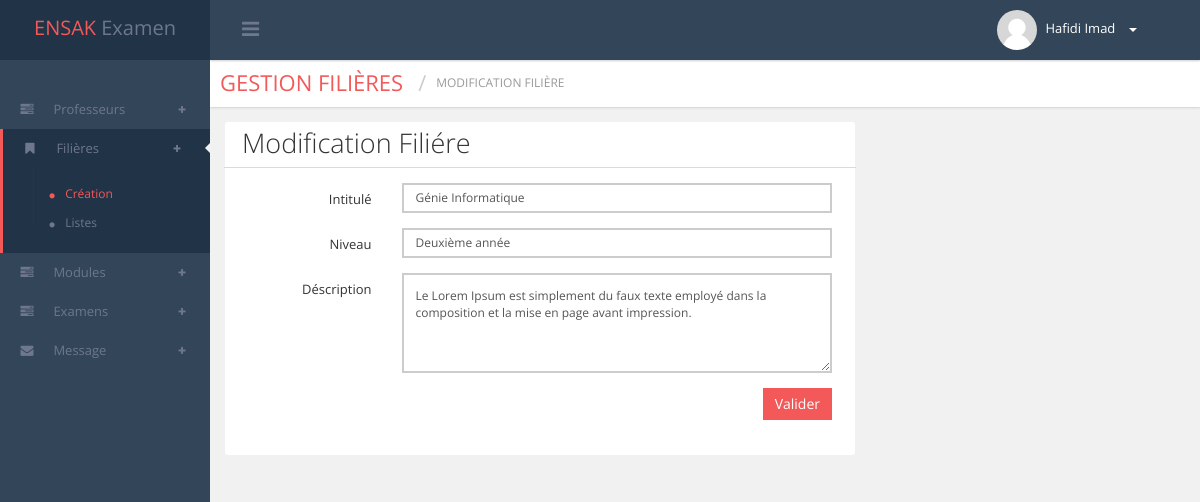
The page /controllers/admin/updateFiliere.controller.php?id_filiere=1 (signed in) on the database its author committed.
### tables this page shows
CREATE TABLE IF NOT EXISTS `filieres` (
  `id` int(11) NOT NULL AUTO_INCREMENT,
  `intitule` varchar(100) NOT NULL,
  `niveau` varchar(50) NOT NULL,
  `nbrModule` int(10) NOT NULL,
  `description` varchar(1000) NOT NULL,
  PRIMARY KEY (`id`)
);

### controllers/admin/updateFiliere.controller.php (called while the page is built, shortened)
<?php
include_once '../../models/core.php';
include_once '../../models/admin/filiere.model.php';
$filieremodel = new filiereModel($BDD);
$filiere = $filieremodel->getFiliereById(empty($_GET['id_filiere']) ? $_POST['id_filiere'] : $_GET['id_filiere']);
include_once '../../layouts/admin/head.admin.php';
include_once '../../layouts/admin/menu.admin.php';
include_once '../../views/admin/updateFiliere.php';
include_once '../../layouts/admin/footer.admin.php';
?>

### models/admin/filiere.model.php (called while the page is built, shortened)
<?php
include_once '../../models/managers/filiere.manager.php';
class filiereModel
{
	private $filieremanager;
	public function __construct($BDD)
	{
		$this->filieremanager = new filiereManager($BDD);
	}
	public function getFiliereById($id_filiere)
	{
		return $this->filieremanager->getFiliereById($id_filiere);
	}
}
?>

### models/managers/filiere.manager.php (called while the page is built, shortened)
<?php
include_once '../../models/classes/filiere.classe.php';
class filiereManager
{
	private $db;
	public function __construct($BDD)
	{
		$this->db = $BDD;
	}
	public function getFiliereById($id_filiere)
	{
		$sql = "SELECT * FROM filieres WHERE id = $id_filiere";
		$qry = $this->db->prepare($sql);
		$qry->execute();
		$element = $qry->fetch(PDO::FETCH_ASSOC);
		if(empty($element))
			return null;
		else
			return new Filiere($element['id'],$element['intitule'],$element['niveau'],$element['nbrModule'],$element['description']);
	}
}
?>

### models/classes/filiere.classe.php (called while the page is built, shortened)
<?php
class Filiere
{
	private $intitule;
	private $niveau;
	private $description;
    public function getIntitule()
    {
        return $this->intitule;
    }
    public function setIntitule($intitule)
    {
        $this->intitule = $intitule;
    }
    public function getNiveau()
    {
        return $this->niveau;
    }
    public function setNiveau($niveau)
    {
        $this->niveau = $niveau;
    }
    public function getDescription()
    {
        return $this->description;
    }
    public function setDescription($description)
    {
        $this->description = $description;
    }
}
?>

### views/admin/updateFiliere.php (the view, shortened to what this page needs)
<div class="contentpanel">
  <div class="pull-left breadcrumb_admin clear_both">
    <div class="pull-left page_title theme_color">
      <h1>gestion filières</h1>
      <h2 class="">Modification filière</h2>
    </div>
  </div>
  <div class="container">
    <div class="row">
      <div class="col-md-8">
        <div class="block-web">
          <div class="header">
            <h3 class="content-header">Modification Filiére</h3>
          </div>
          <div class="porlets-content">
            <form action="updateFiliere.controller.php" class="form-horizontal row-border" method="POST">
              <div class="form-group">
                <label class="col-sm-3 control-label">Intitulé</label>
                <div class="col-sm-9">
                  <input type="text" name="intitule" class="form-control" value="<?php echo $filiere->getIntitule(); ?>">
                </div>
              </div>
              <div class="form-group">
                <label class="col-sm-3 control-label">Niveau</label>
                <div class="col-sm-9">
                  <input type="text" name="niveau" class="form-control" value="<?php echo $filiere->getNiveau(); ?>">
                </div>
              </div>
              <div class="form-group">
                <label class="col-sm-3 control-label">Déscription</label>
                <div class="col-sm-9">
                  <textarea name="description" class="form-control" ><?php echo $filiere->getDescription(); ?></textarea>
                </div>
              </div>
              <div class="form-group">
                <div class="col-sm-12">
                  <button type="submit" name="submit" class="btn btn-valider pull-right">Valider</button>
                </div>
              </div>
            </form>
          </div>
        </div>
      </div>
      <div class="col-lg-4">
      </div>
    </div>
  </div>
</div>

### public/css/main-style.css (style rules this page uses)
textarea { max-width: 100%; min-width: 100%; min-height: 100px; max-height: 200px; }
input { -webkit-transition: all 0.2s ease-out; -moz-transition: all 0.2s ease-out; -ms-transition: all 0.2s ease-out; -o-transition: all 0.2s ease-out; }
.btn { -webkit-transition: all 0.4s ease-out; -moz-transition: all 0.4s ease-out; -ms-transition: all 0.4s ease-out; -o-transition: all 0.4s ease-out; }
.btn-valider { border-radius: 0px; color: #ffffff; background-color: #f35958; }

### rows shown on the page
filieres: intitule "Génie Informatique", niveau "Deuxième année", description "Le Lorem Ipsum est simplement du faux texte employé dans la composition et la mise en page avant impression."

### other values the page prints
$_SESSION['admin']["nom"] "Hafidi"
$_SESSION['admin']["prenom"] "Imad"
